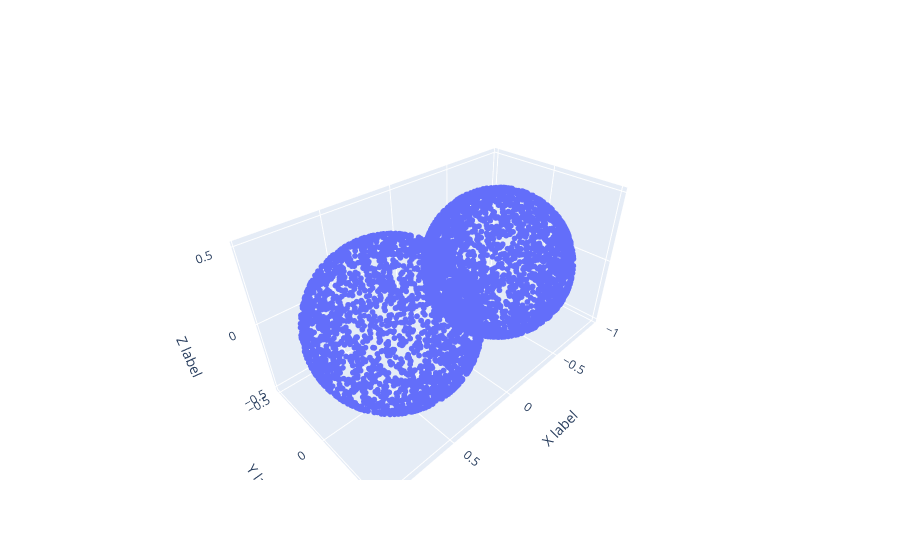

Write notebook code for a chart like this one.
### Code cell
# 对模型进行occlusion culling
image = torch.zeros((Round_radar_los_real_all.shape[0],100,100),device=device)
image_phase = torch.zeros((Round_radar_los_real_all.shape[0],100,100),device=device)
# 雷达视线方向与转轴的夹角
theta_los_omega = torch.linalg.cross(Round_radar_los_all,omega_vec_all)
# 计算夹角的正弦值
sin_theta_los_omega = torch.linalg.norm(theta_los_omega,dim=-1)
# 多普勒距离维系数
lambda1 = torch.tensor([2.0],device=device)
dopplercoefficient = 2*omega/lambda1*sin_theta_los_omega
# 实例化occlusion culling和渲染器
visible_mesh1 = visible_mesh(device)
mesh_radar_render1 = mesh_radar_render(device)
# 由于直接进行并行运算显卡内存不够，因此分批次进行
plot_pointclouds_rotation(trg_mesh, "Source mesh")
# for i in range(0,Round_radar_los_real_all.shape[0],50):
step = 37
loop_num = 1
print("Shape of Round_radar_los_all[i:i+step]:", Round_radar_los_all[0:0+step].shape)

# 检查 trg_mesh 的形状
# print("Shape of trg_mesh:", trg_mesh.shape)
for i in range(0,loop_num*step,step):
    Meshes_new = visible_mesh1(trg_mesh,Round_radar_los_all[i:i+step])
    # plot_pointclouds_rotation(Meshes_new[0], "occlusion mesh")
    image[i:i+step,:,:]= mesh_radar_render1(Meshes_new,Round_radar_los_all[i:i+step],omega_vec_all[i:i+step],omega[i:i+step],dopplercoefficient[i:i+step])


image = torch.rot90(image,k=1,dims=(1,2))
image_phase = torch.rot90(image_phase,k=1,dims=(1,2))
# 显示成像后的图片
# plt.figure()
# plt.imshow(image[0,:,:].squeeze(0).detach().cpu(),cmap='hot')
# # # 将图片不带坐标轴的保存
# # plt.axis('off')
# # plt.savefig('image1.png',bbox_inches='tight',pad_inches=0)
# # plt.close()
plt.figure()
plt.imshow(image[3,:,:].squeeze(0).detach().cpu(),cmap='hot')
plt.figure()
plt.imshow(image[6,:,:].squeeze(0).detach().cpu(),cmap='hot')
plt.figure()
plt.imshow(image[9,:,:].squeeze(0).detach().cpu(),cmap='hot')
plt.figure()
plt.imshow(image[12,:,:].squeeze(0).detach().cpu(),cmap='hot')
plt.figure()
plt.imshow(image[15,:,:].squeeze(0).detach().cpu(),cmap='hot')
# plt.figure()
# plt.imshow(image[6,:,:].squeeze(0).detach().cpu(),cmap='hot')
# plt.figure()
# plt.imshow(image[9,:,:].squeeze(0).detach().cpu(),cmap='hot')
# plt.figure()
# plt.imshow(image[12,:,:].squeeze(0).detach().cpu(),cmap='hot')
# plt.figure()
# plt.imshow(image[60,:,:].squeeze(0).detach().cpu(),cmap='hot')

# 显示成像后图片的相位
# plt.figure()
# plt.imshow(image_phase[0,:,:].squeeze(0).detach().cpu(),cmap='hot')

### Figure 1 — Plotly figure (JSON) as saved in the notebook; plotly's stock layout.template omitted (floating-point values rounded to 4 significant figures; data arrays with more than 128 entries replaced by an {"elided": "..."} marker saying what was removed)
{"data": [{"marker": {"size": 2}, "mode": "markers", "type": "scatter3d", "x": {"elided": "5000 float values"}, "y": {"elided": "5000 float values"}, "z": {"elided": "5000 float values"}}], "layout": {"scene": {"xaxis": {"title": {"text": "X label"}}, "yaxis": {"title": {"text": "Y label"}}, "zaxis": {"title": {"text": "Z label"}}}}}
